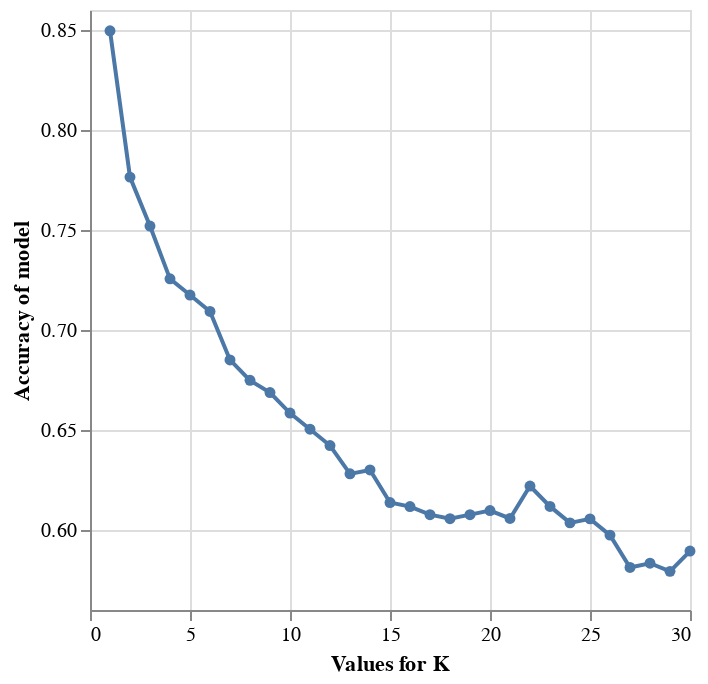

Source (notebook cell):
### Code cell
cross_val_plot = alt.Chart(grid_results).mark_line(point=True).encode(
    x=alt.X("param_kneighborsclassifier__n_neighbors").title("Values for K").scale(zero=True),
    y=alt.Y("mean_test_score").title("Accuracy of model").scale(zero=False)
)

cross_val_plot

### Figure 1 — Vega-Lite specification as saved in the notebook (floating-point values rounded to 4 significant figures)
{"config": {"view": {"continuousWidth": 300, "continuousHeight": 300}}, "data": {"name": "data-57b022d4fbd325804c23d93501ec665b"}, "mark": {"type": "line", "point": true}, "encoding": {"x": {"field": "param_kneighborsclassifier__n_neighbors", "scale": {"zero": true}, "title": "Values for K", "type": "quantitative"}, "y": {"field": "mean_test_score", "scale": {"zero": false}, "title": "Accuracy of model", "type": "quantitative"}}, "$schema": "https://vega.github.io/schema/vega-lite/v5.15.1.json", "datasets": {"data-57b022d4fbd325804c23d93501ec665b": [{"mean_fit_time": 0.003064, "std_fit_time": 0.0009485, "mean_score_time": 0.004267, "std_score_time": 0.000964, "param_kneighborsclassifier__n_neighbors": 1, "params": {"kneighborsclassifier__n_neighbors": 1}, "split0_test_score": 0.8586, "split1_test_score": 0.8485, "split2_test_score": 0.8878, "split3_test_score": 0.8061, "split4_test_score": 0.8469, "mean_test_score": 0.8496, "std_test_score": 0.02621, "rank_test_score": 1}, {"mean_fit_time": 0.002149, "std_fit_time": 0.0006514, "mean_score_time": 0.002766, "std_score_time": 0.0005418, "param_kneighborsclassifier__n_neighbors": 2, "params": {"kneighborsclassifier__n_neighbors": 2}, "split0_test_score": 0.7677, "split1_test_score": 0.7778, "split2_test_score": 0.7959, "split3_test_score": 0.7449, "split4_test_score": 0.7959, "mean_test_score": 0.7764, "std_test_score": 0.01914, "rank_test_score": 2}, {"mean_fit_time": 0.001922, "std_fit_time": 0.0008363, "mean_score_time": 0.003235, "std_score_time": 0.00104, "param_kneighborsclassifier__n_neighbors": 3, "params": {"kneighborsclassifier__n_neighbors": 3}, "split0_test_score": 0.7778, "split1_test_score": 0.7576, "split2_test_score": 0.7857, "split3_test_score": 0.7143, "split4_test_score": 0.7245, "mean_test_score": 0.752, "std_test_score": 0.02832, "rank_test_score": 3}, {"mean_fit_time": 0.002544, "std_fit_time": 0.0009588, "mean_score_time": 0.003312, "std_score_time": 0.0004316, "param_kneighborsclassifier__n_neighbors": 4, "params": {"kneighborsclassifier__n_neighbors": 4}, "split0_test_score": 0.7475, "split1_test_score": 0.7172, "split2_test_score": 0.7347, "split3_test_score": 0.7245, "split4_test_score": 0.7041, "mean_test_score": 0.7256, "std_test_score": 0.01481, "rank_test_score": 4}, {"mean_fit_time": 0.00172, "std_fit_time": 0.00017, "mean_score_time": 0.002489, "std_score_time": 0.0002628, "param_kneighborsclassifier__n_neighbors": 5, "params": {"kneighborsclassifier__n_neighbors": 5}, "split0_test_score": 0.7475, "split1_test_score": 0.6869, "split2_test_score": 0.7245, "split3_test_score": 0.7041, "split4_test_score": 0.7245, "mean_test_score": 0.7175, "std_test_score": 0.02056, "rank_test_score": 5}, {"mean_fit_time": 0.001431, "std_fit_time": 0.0002687, "mean_score_time": 0.002106, "std_score_time": 0.0001725, "param_kneighborsclassifier__n_neighbors": 6, "params": {"kneighborsclassifier__n_neighbors": 6}, "split0_test_score": 0.7475, "split1_test_score": 0.7172, "split2_test_score": 0.6633, "split3_test_score": 0.7347, "split4_test_score": 0.6837, "mean_test_score": 0.7093, "std_test_score": 0.03143, "rank_test_score": 6}, {"mean_fit_time": 0.001322, "std_fit_time": 0.0001941, "mean_score_time": 0.002139, "std_score_time": 0.0001289, "param_kneighborsclassifier__n_neighbors": 7, "params": {"kneighborsclassifier__n_neighbors": 7}, "split0_test_score": 0.6768, "split1_test_score": 0.6566, "split2_test_score": 0.6735, "split3_test_score": 0.7245, "split4_test_score": 0.6939, "mean_test_score": 0.685, "std_test_score": 0.02301, "rank_test_score": 7}, {"mean_fit_time": 0.00139, "std_fit_time": 0.0001865, "mean_score_time": 0.002302, "std_score_time": 0.0002811, "param_kneighborsclassifier__n_neighbors": 8, "params": {"kneighborsclassifier__n_neighbors": 8}, "split0_test_score": 0.6465, "split1_test_score": 0.6869, "split2_test_score": 0.6837, "split3_test_score": 0.7347, "split4_test_score": 0.6224, "mean_test_score": 0.6748, "std_test_score": 0.03835, "rank_test_score": 8}, {"mean_fit_time": 0.001315, "std_fit_time": 0.0001026, "mean_score_time": 0.002063, "std_score_time": 7.42e-05, "param_kneighborsclassifier__n_neighbors": 9, "params": {"kneighborsclassifier__n_neighbors": 9}, "split0_test_score": 0.6364, "split1_test_score": 0.6869, "split2_test_score": 0.6735, "split3_test_score": 0.7245, "split4_test_score": 0.6224, "mean_test_score": 0.6687, "std_test_score": 0.03647, "rank_test_score": 9}, {"mean_fit_time": 0.001166, "std_fit_time": 6.124e-05, "mean_score_time": 0.001962, "std_score_time": 0.0001075, "param_kneighborsclassifier__n_neighbors": 10, "params": {"kneighborsclassifier__n_neighbors": 10}, "split0_test_score": 0.6566, "split1_test_score": 0.6869, "split2_test_score": 0.6531, "split3_test_score": 0.7245, "split4_test_score": 0.5714, "mean_test_score": 0.6585, "std_test_score": 0.05055, "rank_test_score": 10}, {"mean_fit_time": 0.001181, "std_fit_time": 6.972e-05, "mean_score_time": 0.001938, "std_score_time": 7.921e-05, "param_kneighborsclassifier__n_neighbors": 11, "params": {"kneighborsclassifier__n_neighbors": 11}, "split0_test_score": 0.6566, "split1_test_score": 0.6465, "split2_test_score": 0.6224, "split3_test_score": 0.7347, "split4_test_score": 0.5918, "mean_test_score": 0.6504, "std_test_score": 0.04769, "rank_test_score": 11}, {"mean_fit_time": 0.001225, "std_fit_time": 0.0001004, "mean_score_time": 0.002016, "std_score_time": 9.356e-05, "param_kneighborsclassifier__n_neighbors": 12, "params": {"kneighborsclassifier__n_neighbors": 12}, "split0_test_score": 0.6465, "split1_test_score": 0.6667, "split2_test_score": 0.6122, "split3_test_score": 0.7347, "split4_test_score": 0.551, "mean_test_score": 0.6422, "std_test_score": 0.06063, "rank_test_score": 12}, {"mean_fit_time": 0.00117, "std_fit_time": 7.395e-05, "mean_score_time": 0.002011, "std_score_time": 9.056e-05, "param_kneighborsclassifier__n_neighbors": 13, "params": {"kneighborsclassifier__n_neighbors": 13}, "split0_test_score": 0.6465, "split1_test_score": 0.596, "split2_test_score": 0.6122, "split3_test_score": 0.7143, "split4_test_score": 0.5714, "mean_test_score": 0.6281, "std_test_score": 0.04952, "rank_test_score": 14}, {"mean_fit_time": 0.00124, "std_fit_time": 0.0001148, "mean_score_time": 0.002055, "std_score_time": 0.0001026, "param_kneighborsclassifier__n_neighbors": 14, "params": {"kneighborsclassifier__n_neighbors": 14}, "split0_test_score": 0.6566, "split1_test_score": 0.6263, "split2_test_score": 0.602, "split3_test_score": 0.6939, "split4_test_score": 0.5714, "mean_test_score": 0.63, "std_test_score": 0.04246, "rank_test_score": 13}, {"mean_fit_time": 0.001234, "std_fit_time": 0.000135, "mean_score_time": 0.002039, "std_score_time": 0.0001194, "param_kneighborsclassifier__n_neighbors": 15, "params": {"kneighborsclassifier__n_neighbors": 15}, "split0_test_score": 0.697, "split1_test_score": 0.5859, "split2_test_score": 0.5714, "split3_test_score": 0.6531, "split4_test_score": 0.5612, "mean_test_score": 0.6137, "std_test_score": 0.05253, "rank_test_score": 16}, {"mean_fit_time": 0.00123, "std_fit_time": 0.0001482, "mean_score_time": 0.002047, "std_score_time": 8.523e-05, "param_kneighborsclassifier__n_neighbors": 16, "params": {"kneighborsclassifier__n_neighbors": 16}, "split0_test_score": 0.6869, "split1_test_score": 0.5758, "split2_test_score": 0.5714, "split3_test_score": 0.6531, "split4_test_score": 0.5714, "mean_test_score": 0.6117, "std_test_score": 0.04878, "rank_test_score": 18}, {"mean_fit_time": 0.001253, "std_fit_time": 8.836e-05, "mean_score_time": 0.002146, "std_score_time": 8.559e-05, "param_kneighborsclassifier__n_neighbors": 17, "params": {"kneighborsclassifier__n_neighbors": 17}, "split0_test_score": 0.6768, "split1_test_score": 0.5657, "split2_test_score": 0.5816, "split3_test_score": 0.6327, "split4_test_score": 0.5816, "mean_test_score": 0.6077, "std_test_score": 0.04128, "rank_test_score": 20}, {"mean_fit_time": 0.001177, "std_fit_time": 5.497e-05, "mean_score_time": 0.002123, "std_score_time": 0.0001561, "param_kneighborsclassifier__n_neighbors": 18, "params": {"kneighborsclassifier__n_neighbors": 18}, "split0_test_score": 0.6768, "split1_test_score": 0.5657, "split2_test_score": 0.5816, "split3_test_score": 0.6429, "split4_test_score": 0.5612, "mean_test_score": 0.6056, "std_test_score": 0.04603, "rank_test_score": 23}, {"mean_fit_time": 0.001249, "std_fit_time": 8.175e-05, "mean_score_time": 0.002067, "std_score_time": 9.679e-05, "param_kneighborsclassifier__n_neighbors": 19, "params": {"kneighborsclassifier__n_neighbors": 19}, "split0_test_score": 0.6768, "split1_test_score": 0.5657, "split2_test_score": 0.5714, "split3_test_score": 0.6429, "split4_test_score": 0.5816, "mean_test_score": 0.6077, "std_test_score": 0.0442, "rank_test_score": 20}, {"mean_fit_time": 0.001228, "std_fit_time": 0.0001069, "mean_score_time": 0.002058, "std_score_time": 9.589e-05, "param_kneighborsclassifier__n_neighbors": 20, "params": {"kneighborsclassifier__n_neighbors": 20}, "split0_test_score": 0.6869, "split1_test_score": 0.5556, "split2_test_score": 0.5816, "split3_test_score": 0.6429, "split4_test_score": 0.5816, "mean_test_score": 0.6097, "std_test_score": 0.04809, "rank_test_score": 19}, {"mean_fit_time": 0.001178, "std_fit_time": 4.458e-05, "mean_score_time": 0.002094, "std_score_time": 8.884e-05, "param_kneighborsclassifier__n_neighbors": 21, "params": {"kneighborsclassifier__n_neighbors": 21}, "split0_test_score": 0.6162, "split1_test_score": 0.5556, "split2_test_score": 0.5918, "split3_test_score": 0.6531, "split4_test_score": 0.6122, "mean_test_score": 0.6058, "std_test_score": 0.03194, "rank_test_score": 22}, {"mean_fit_time": 0.001282, "std_fit_time": 0.0001351, "mean_score_time": 0.002067, "std_score_time": 9.547e-05, "param_kneighborsclassifier__n_neighbors": 22, "params": {"kneighborsclassifier__n_neighbors": 22}, "split0_test_score": 0.6364, "split1_test_score": 0.5859, "split2_test_score": 0.6327, "split3_test_score": 0.6429, "split4_test_score": 0.6122, "mean_test_score": 0.622, "std_test_score": 0.02077, "rank_test_score": 15}, {"mean_fit_time": 0.001196, "std_fit_time": 5.98e-05, "mean_score_time": 0.002085, "std_score_time": 8.346e-05, "param_kneighborsclassifier__n_neighbors": 23, "params": {"kneighborsclassifier__n_neighbors": 23}, "split0_test_score": 0.6465, "split1_test_score": 0.5758, "split2_test_score": 0.6327, "split3_test_score": 0.6531, "split4_test_score": 0.551, "mean_test_score": 0.6118, "std_test_score": 0.04082, "rank_test_score": 17}, {"mean_fit_time": 0.001185, "std_fit_time": 4.71e-05, "mean_score_time": 0.002065, "std_score_time": 2.341e-05, "param_kneighborsclassifier__n_neighbors": 24, "params": {"kneighborsclassifier__n_neighbors": 24}, "split0_test_score": 0.6768, "split1_test_score": 0.5758, "split2_test_score": 0.602, "split3_test_score": 0.6327, "split4_test_score": 0.5306, "mean_test_score": 0.6036, "std_test_score": 0.0496, "rank_test_score": 25}, {"mean_fit_time": 0.001373, "std_fit_time": 0.0002295, "mean_score_time": 0.00262, "std_score_time": 0.0006223, "param_kneighborsclassifier__n_neighbors": 25, "params": {"kneighborsclassifier__n_neighbors": 25}, "split0_test_score": 0.7071, "split1_test_score": 0.5657, "split2_test_score": 0.602, "split3_test_score": 0.6224, "split4_test_score": 0.5306, "mean_test_score": 0.6056, "std_test_score": 0.05968, "rank_test_score": 24}, {"mean_fit_time": 0.001621, "std_fit_time": 0.0004225, "mean_score_time": 0.002274, "std_score_time": 0.0001928, "param_kneighborsclassifier__n_neighbors": 26, "params": {"kneighborsclassifier__n_neighbors": 26}, "split0_test_score": 0.7071, "split1_test_score": 0.5455, "split2_test_score": 0.5918, "split3_test_score": 0.6224, "split4_test_score": 0.5204, "mean_test_score": 0.5974, "std_test_score": 0.06529, "rank_test_score": 26}, {"mean_fit_time": 0.002011, "std_fit_time": 0.0009812, "mean_score_time": 0.003682, "std_score_time": 0.002924, "param_kneighborsclassifier__n_neighbors": 27, "params": {"kneighborsclassifier__n_neighbors": 27}, "split0_test_score": 0.6364, "split1_test_score": 0.5455, "split2_test_score": 0.5816, "split3_test_score": 0.6122, "split4_test_score": 0.5306, "mean_test_score": 0.5813, "std_test_score": 0.03961, "rank_test_score": 29}, {"mean_fit_time": 0.001181, "std_fit_time": 3.571e-05, "mean_score_time": 0.002098, "std_score_time": 2.296e-05, "param_kneighborsclassifier__n_neighbors": 28, "params": {"kneighborsclassifier__n_neighbors": 28}, "split0_test_score": 0.6061, "split1_test_score": 0.5354, "split2_test_score": 0.6122, "split3_test_score": 0.6122, "split4_test_score": 0.551, "mean_test_score": 0.5834, "std_test_score": 0.03327, "rank_test_score": 28}, {"mean_fit_time": 0.001192, "std_fit_time": 5.375e-05, "mean_score_time": 0.002328, "std_score_time": 0.0003906, "param_kneighborsclassifier__n_neighbors": 29, "params": {"kneighborsclassifier__n_neighbors": 29}, "split0_test_score": 0.6061, "split1_test_score": 0.5253, "split2_test_score": 0.6122, "split3_test_score": 0.6224, "split4_test_score": 0.5306, "mean_test_score": 0.5793, "std_test_score": 0.04232, "rank_test_score": 30}, {"mean_fit_time": 0.001179, "std_fit_time": 3.959e-05, "mean_score_time": 0.002117, "std_score_time": 1.786e-05, "param_kneighborsclassifier__n_neighbors": 30, "params": {"kneighborsclassifier__n_neighbors": 30}, "split0_test_score": 0.6162, "split1_test_score": 0.5455, "split2_test_score": 0.6122, "split3_test_score": 0.6327, "split4_test_score": 0.5408, "mean_test_score": 0.5895, "std_test_score": 0.03847, "rank_test_score": 27}]}}
